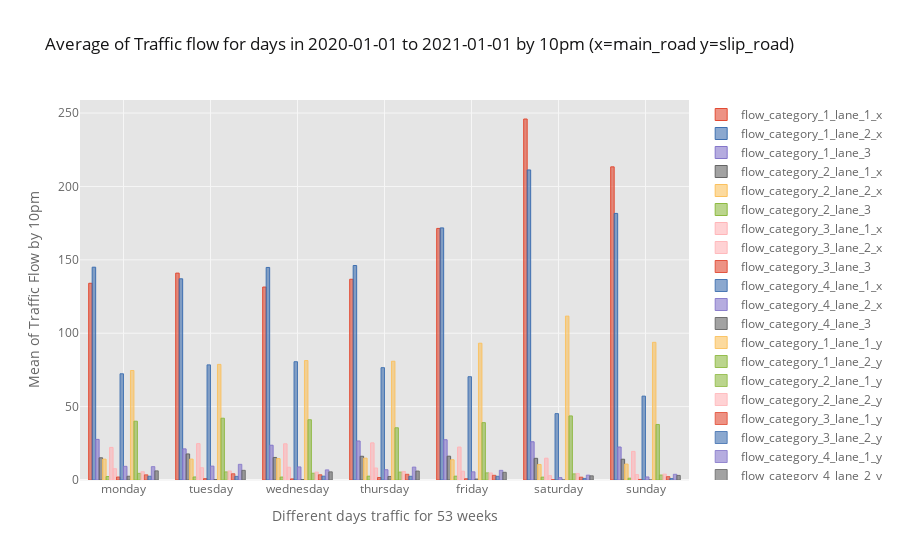

The cell this chart's notebook holds for it:
### Markdown cell above
Plotted graph for the mean of traffic flow for days of the week by 10pm obtained from 53 weeks from 2020-01-01 to 2021-01-01

### Code cell
###dayofweek gives only the index(0-monday,1-tuesday,2-wednesday,3-thursday,4-friday,5-saturday,6-sunday)
mean_main_road_per_day = filter_main_road_10pm.groupby(filter_main_road_10pm['timestamp'].dt.dayofweek)["flow_category_1_lane_1","flow_category_1_lane_2","flow_category_1_lane_3",
                                                                         "flow_category_2_lane_1","flow_category_2_lane_2","flow_category_2_lane_3",
                                                                         "flow_category_3_lane_1","flow_category_3_lane_2","flow_category_3_lane_3",
                                                                         "flow_category_4_lane_1","flow_category_4_lane_2","flow_category_4_lane_3"].mean().reset_index()


mean_slip_road_per_day=filter_slip_road_10pm.groupby(filter_slip_road_10pm['timestamp'].dt.dayofweek)["flow_category_1_lane_1","flow_category_1_lane_2",
                                                                               "flow_category_2_lane_1","flow_category_2_lane_2",
                                                                               "flow_category_3_lane_1","flow_category_3_lane_2",
                                                                               "flow_category_4_lane_1","flow_category_4_lane_2"].mean().reset_index()

##merge the two dataframe
merge_main_slip_road_10pm_flow_per_day = pd.merge(mean_main_road_per_day, mean_slip_road_per_day, on='timestamp') ## combine the two dataframe
merge_main_slip_road_10pm_flow_per_day['timestamp']= ['monday','tuesday','wednesday','thursday','friday','saturday','sunday']

###average of Traffic flow for each day of the week in 2020 to 2021 by 10pm
merge_main_slip_road_10pm_flow_per_day.iplot(kind="bar",
                                width=50.0,
                                size=40,
                                sortbars=True,
                                keys =['flow_category_1_lane_1_x',
                                       'flow_category_1_lane_2_x',
                                       'flow_category_1_lane_3', 'flow_category_2_lane_1_x',
                                       'flow_category_2_lane_2_x', 'flow_category_2_lane_3',
                                       'flow_category_3_lane_1_x', 'flow_category_3_lane_2_x',
                                       'flow_category_3_lane_3', 'flow_category_4_lane_1_x',
                                       'flow_category_4_lane_2_x', 'flow_category_4_lane_3',
                                       'flow_category_1_lane_1_y', 'flow_category_1_lane_2_y',
                                       'flow_category_2_lane_1_y', 'flow_category_2_lane_2_y',
                                       'flow_category_3_lane_1_y', 'flow_category_3_lane_2_y',
                                       'flow_category_4_lane_1_y', 'flow_category_4_lane_2_y'] ,
                                x = ["timestamp"],xTitle="Different days traffic for 53 weeks",
                                yTitle="Mean of Traffic Flow by 10pm",
                                title="Average of Traffic flow for days in 2020-01-01 to 2021-01-01 by 10pm (x=main_road y=slip_road)",
                                theme="ggplot")

### Figure 1 — Plotly figure (JSON) as saved in the notebook; plotly's stock layout.template omitted (floating-point values rounded to 4 significant figures)
{"data": [{"marker": {"color": "rgba(226, 74, 51, 0.6)", "line": {"color": "rgba(226, 74, 51, 1.0)", "width": 1}}, "name": "flow_category_1_lane_1_x", "orientation": "v", "text": "", "type": "bar", "x": ["monday", "tuesday", "wednesday", "thursday", "friday", "saturday", "sunday"], "y": [134.0, 141.0, 131.5, 136.8, 171.4, 246.0, 213.4]}, {"marker": {"color": "rgba(62, 111, 176, 0.6)", "line": {"color": "rgba(62, 111, 176, 1.0)", "width": 1}}, "name": "flow_category_1_lane_2_x", "orientation": "v", "text": "", "type": "bar", "x": ["monday", "tuesday", "wednesday", "thursday", "friday", "saturday", "sunday"], "y": [145.0, 137.1, 144.8, 146.1, 171.8, 211.2, 181.6]}, {"marker": {"color": "rgba(132, 118, 202, 0.6)", "line": {"color": "rgba(132, 118, 202, 1.0)", "width": 1}}, "name": "flow_category_1_lane_3", "orientation": "v", "text": "", "type": "bar", "x": ["monday", "tuesday", "wednesday", "thursday", "friday", "saturday", "sunday"], "y": [27.67, 21.2, 23.7, 26.58, 27.43, 26.04, 22.47]}, {"marker": {"color": "rgba(101, 101, 101, 0.6)", "line": {"color": "rgba(101, 101, 101, 1.0)", "width": 1}}, "name": "flow_category_2_lane_1_x", "orientation": "v", "text": "", "type": "bar", "x": ["monday", "tuesday", "wednesday", "thursday", "friday", "saturday", "sunday"], "y": [15.12, 17.75, 15.37, 16.17, 16.22, 14.77, 14.16]}, {"marker": {"color": "rgba(251, 193, 94, 0.6)", "line": {"color": "rgba(251, 193, 94, 1.0)", "width": 1}}, "name": "flow_category_2_lane_2_x", "orientation": "v", "text": "", "type": "bar", "x": ["monday", "tuesday", "wednesday", "thursday", "friday", "saturday", "sunday"], "y": [14.21, 14.22, 14.57, 14.88, 13.79, 10.58, 10.82]}, {"marker": {"color": "rgba(142, 186, 66, 0.6)", "line": {"color": "rgba(142, 186, 66, 1.0)", "width": 1}}, "name": "flow_category_2_lane_3", "orientation": "v", "text": "", "type": "bar", "x": ["monday", "tuesday", "wednesday", "thursday", "friday", "saturday", "sunday"], "y": [2.352, 2.059, 1.981, 2.596, 2.6, 1.943, 1.235]}, {"marker": {"color": "rgba(255, 181, 184, 0.6)", "line": {"color": "rgba(255, 181, 184, 1.0)", "width": 1}}, "name": "flow_category_3_lane_1_x", "orientation": "v", "text": "", "type": "bar", "x": ["monday", "tuesday", "wednesday", "thursday", "friday", "saturday", "sunday"], "y": [22.21, 24.78, 24.66, 25.31, 22.46, 14.87, 19.51]}, {"marker": {"color": "rgba(255, 181, 184, 0.6)", "line": {"color": "rgba(255, 181, 184, 0.8999999999999999)", "width": 1}}, "name": "flow_category_3_lane_2_x", "orientation": "v", "text": "", "type": "bar", "x": ["monday", "tuesday", "wednesday", "thursday", "friday", "saturday", "sunday"], "y": [7.693, 8.353, 8.706, 8.192, 6.029, 2.981, 3.686]}, {"marker": {"color": "rgba(226, 74, 51, 0.6)", "line": {"color": "rgba(226, 74, 51, 0.8999999999999999)", "width": 1}}, "name": "flow_category_3_lane_3", "orientation": "v", "text": "", "type": "bar", "x": ["monday", "tuesday", "wednesday", "thursday", "friday", "saturday", "sunday"], "y": [2.024, 0.9216, 0.7405, 1.692, 0.8475, 0.2075, 0.3725]}, {"marker": {"color": "rgba(62, 111, 176, 0.6)", "line": {"color": "rgba(62, 111, 176, 0.8999999999999999)", "width": 1}}, "name": "flow_category_4_lane_1_x", "orientation": "v", "text": "", "type": "bar", "x": ["monday", "tuesday", "wednesday", "thursday", "friday", "saturday", "sunday"], "y": [72.38, 78.45, 80.59, 76.54, 70.38, 45.23, 57.16]}, {"marker": {"color": "rgba(132, 118, 202, 0.6)", "line": {"color": "rgba(132, 118, 202, 0.8999999999999999)", "width": 1}}, "name": "flow_category_4_lane_2_x", "orientation": "v", "text": "", "type": "bar", "x": ["monday", "tuesday", "wednesday", "thursday", "friday", "saturday", "sunday"], "y": [9.312, 9.451, 8.906, 7, 5.567, 1.585, 2.078]}, {"marker": {"color": "rgba(101, 101, 101, 0.6)", "line": {"color": "rgba(101, 101, 101, 0.8999999999999999)", "width": 1}}, "name": "flow_category_4_lane_3", "orientation": "v", "text": "", "type": "bar", "x": ["monday", "tuesday", "wednesday", "thursday", "friday", "saturday", "sunday"], "y": [2.545, 0.2941, 0.2802, 2.404, 0.6549, 0, 0]}, {"marker": {"color": "rgba(251, 193, 94, 0.6)", "line": {"color": "rgba(251, 193, 94, 0.8999999999999999)", "width": 1}}, "name": "flow_category_1_lane_1_y", "orientation": "v", "text": "", "type": "bar", "x": ["monday", "tuesday", "wednesday", "thursday", "friday", "saturday", "sunday"], "y": [74.6, 78.76, 81.37, 80.92, 93.2, 111.7, 93.81]}, {"marker": {"color": "rgba(142, 186, 66, 0.6)", "line": {"color": "rgba(142, 186, 66, 0.8999999999999999)", "width": 1}}, "name": "flow_category_1_lane_2_y", "orientation": "v", "text": "", "type": "bar", "x": ["monday", "tuesday", "wednesday", "thursday", "friday", "saturday", "sunday"], "y": [40.07, 42.1, 41.06, 35.6, 39.09, 43.66, 37.84]}, {"marker": {"color": "rgba(142, 186, 66, 0.6)", "line": {"color": "rgba(142, 186, 66, 0.7999999999999998)", "width": 1}}, "name": "flow_category_2_lane_1_y", "orientation": "v", "text": "", "type": "bar", "x": ["monday", "tuesday", "wednesday", "thursday", "friday", "saturday", "sunday"], "y": [4.534, 5.529, 4.642, 5.423, 4.875, 4.193, 3.413]}, {"marker": {"color": "rgba(255, 181, 184, 0.6)", "line": {"color": "rgba(255, 181, 184, 0.7999999999999998)", "width": 1}}, "name": "flow_category_2_lane_2_y", "orientation": "v", "text": "", "type": "bar", "x": ["monday", "tuesday", "wednesday", "thursday", "friday", "saturday", "sunday"], "y": [5.653, 6.157, 5.399, 5.827, 4.817, 4.476, 4.041]}, {"marker": {"color": "rgba(226, 74, 51, 0.6)", "line": {"color": "rgba(226, 74, 51, 0.7999999999999998)", "width": 1}}, "name": "flow_category_3_lane_1_y", "orientation": "v", "text": "", "type": "bar", "x": ["monday", "tuesday", "wednesday", "thursday", "friday", "saturday", "sunday"], "y": [3.531, 4.255, 3.579, 3.904, 3.198, 1.926, 2.295]}, {"marker": {"color": "rgba(62, 111, 176, 0.6)", "line": {"color": "rgba(62, 111, 176, 0.7999999999999998)", "width": 1}}, "name": "flow_category_3_lane_2_y", "orientation": "v", "text": "", "type": "bar", "x": ["monday", "tuesday", "wednesday", "thursday", "friday", "saturday", "sunday"], "y": [2.585, 2.471, 2.638, 2.538, 2.524, 1.076, 1.02]}, {"marker": {"color": "rgba(132, 118, 202, 0.6)", "line": {"color": "rgba(132, 118, 202, 0.7999999999999998)", "width": 1}}, "name": "flow_category_4_lane_1_y", "orientation": "v", "text": "", "type": "bar", "x": ["monday", "tuesday", "wednesday", "thursday", "friday", "saturday", "sunday"], "y": [9.125, 10.69, 6.912, 8.808, 6.59, 3.324, 3.903]}, {"marker": {"color": "rgba(101, 101, 101, 0.6)", "line": {"color": "rgba(101, 101, 101, 0.7999999999999998)", "width": 1}}, "name": "flow_category_4_lane_2_y", "orientation": "v", "text": "", "type": "bar", "x": ["monday", "tuesday", "wednesday", "thursday", "friday", "saturday", "sunday"], "y": [6.232, 6.588, 5.562, 6.115, 5.241, 2.852, 3.119]}], "layout": {"legend": {"bgcolor": "#FFFFFF", "font": {"color": "#666666"}}, "paper_bgcolor": "#FFFFFF", "plot_bgcolor": "#E5E5E5", "title": {"font": {"color": "#151516"}, "text": "Average of Traffic flow for days in 2020-01-01 to 2021-01-01 by 10pm (x=main_road y=slip_road)"}, "xaxis": {"gridcolor": "#F6F6F6", "showgrid": true, "tickfont": {"color": "#666666"}, "title": {"font": {"color": "#666666"}, "text": "Different days traffic for 53 weeks"}, "zerolinecolor": "#F6F6F6"}, "yaxis": {"gridcolor": "#F6F6F6", "showgrid": true, "tickfont": {"color": "#666666"}, "title": {"font": {"color": "#666666"}, "text": "Mean of Traffic Flow by 10pm"}, "zerolinecolor": "#F6F6F6"}}}
